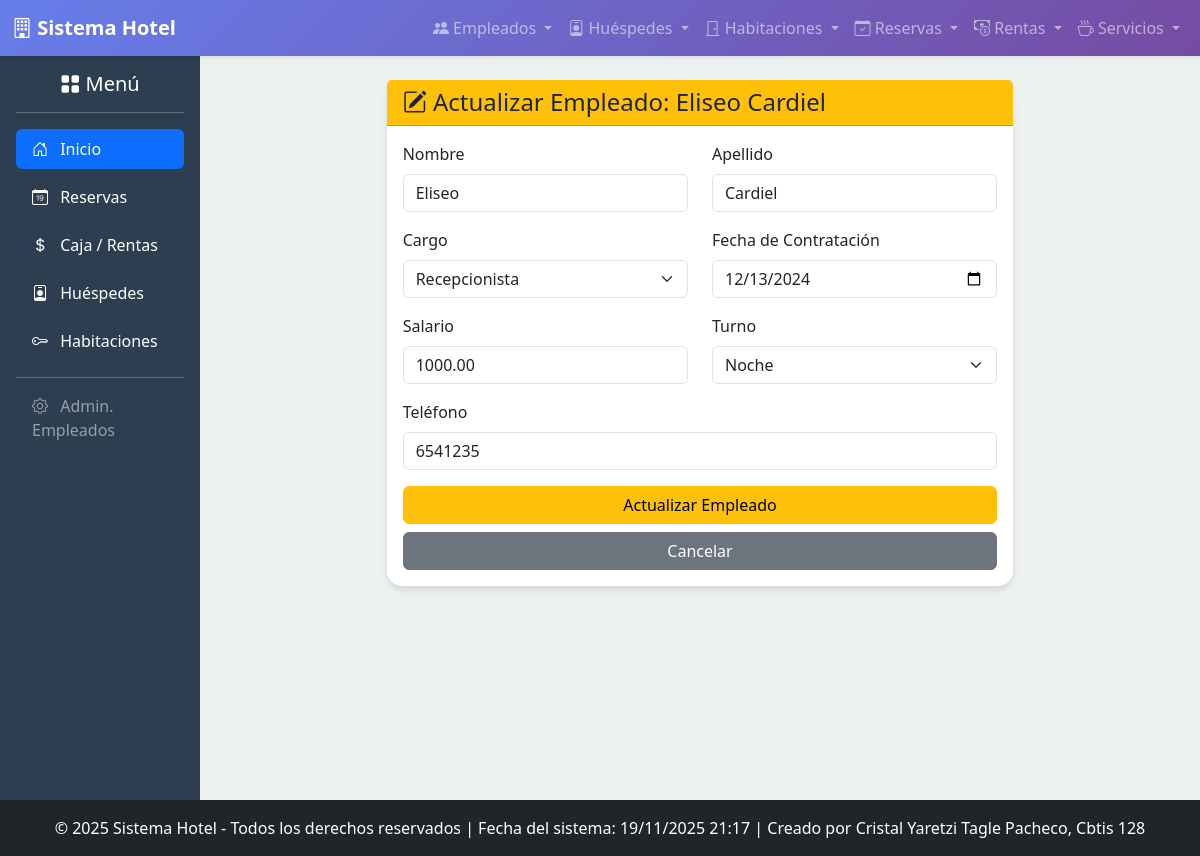
The app's page /empleados/actualizar/3/ with its own data.
### app_Hotel/models.py (models this page shows, shortened)
class Empleado(models.Model):
    CARGOS = (
        ('GER', 'Gerente'),
        ('REC', 'Recepcionista'),
        ('LIM', 'Personal de Limpieza'),
        ('OTR', 'Otro'),
    )
    TURNOS = (
        ('MAN', 'Mañana'),
        ('TAR', 'Tarde'),
        ('NOCH', 'Noche'),
    )
    nombre = models.CharField(max_length=100)
    apellido = models.CharField(max_length=100)
    cargo = models.CharField(max_length=3, choices=CARGOS, default='OTR')
    fecha_contratacion = models.DateField()
    salario = models.DecimalField(max_digits=10, decimal_places=2)
    turno = models.CharField(max_length=4, choices=TURNOS)
    telefono = models.CharField(max_length=15, unique=True)
    class Meta:
        verbose_name_plural = "Empleados"
        ordering = ['apellido']

### app_Hotel/views.py (the view, shortened to what this page needs)
# urls.py: path('empleados/actualizar/<int:empleado_id>/', views.realizar_actualizacion_empleados, name='realizar_actualizacion_empleados'),
def realizar_actualizacion_empleados(request, empleado_id):
    empleado = get_object_or_404(Empleado, id=empleado_id)
    return render(request, 'empleados/actualizar_empleados_form.html', {'empleado': empleado})

### app_Hotel/templates/empleados/actualizar_empleados_form.html (shortened to what this page needs)
{% extends 'base.html' %}
{% block content %}
<div class="row">
    <div class="col-md-8 mx-auto">
        <div class="card">
            <div class="card-header bg-warning text-dark">
                <h4 class="mb-0"><i class="bi bi-pencil-square"></i> Actualizar Empleado: {{ empleado.nombre }} {{ empleado.apellido }}</h4>
            </div>
            <div class="card-body">
                <form method="POST">
                    <div class="row">
                        <div class="col-md-6 mb-3">
                            <label class="form-label">Nombre</label>
                            <input type="text" class="form-control" name="nombre" value="{{ empleado.nombre }}" required>
                        </div>
                        <div class="col-md-6 mb-3">
                            <label class="form-label">Apellido</label>
                            <input type="text" class="form-control" name="apellido" value="{{ empleado.apellido }}" required>
                        </div>
                    </div>
                    <div class="row">
                        <div class="col-md-6 mb-3">
                            <label class="form-label">Cargo</label>
                            <select class="form-select" name="cargo" required>
                                <option value="REC" {% if empleado.cargo == 'REC' %}selected{% endif %}>Recepcionista</option>
                            </select>
                        </div>
                        <div class="col-md-6 mb-3">
                            <label class="form-label">Fecha de Contratación</label>
                            <input type="date" class="form-control" name="fecha_contratacion" value="{{ empleado.fecha_contratacion|date:'Y-m-d' }}" required>
                        </div>
                    </div>
                    <div class="row">
                        <div class="col-md-6 mb-3">
                            <label class="form-label">Salario</label>
                            <input type="number" step="0.01" class="form-control" name="salario" value="{{ empleado.salario }}" required>
                        </div>
                        <div class="col-md-6 mb-3">
                            <label class="form-label">Turno</label>
                            <select class="form-select" name="turno" required>
                                <option value="NOCH" {% if empleado.turno == 'NOCH' %}selected{% endif %}>Noche</option>
                            </select>
                        </div>
                    </div>
                    <div class="mb-3">
                        <label class="form-label">Teléfono</label>
                        <input type="text" class="form-control" name="telefono" value="{{ empleado.telefono }}" required>
                    </div>
                    <div class="d-grid gap-2">
                        <button type="submit" class="btn btn-warning">Actualizar Empleado</button>
                        <a href="{% url 'actualizar_empleados' %}" class="btn btn-secondary">Cancelar</a>
                    </div>
                </form>
            </div>
        </div>
    </div>
</div>
{% endblock %}

### app_Hotel/templates/base.html (style rules this page uses)
body { background-color: #f8f9fa; font-family: 'Segoe UI', Tahoma, Geneva, Verdana, sans-serif; }
.card { border: none; border-radius: 15px; box-shadow: 0 4px 6px rgba(0,0,0,0.1); transition: transform 0.3s ease; }

### records on screen
Empleado: nombre "Eliseo", apellido "Cardiel", cargo "Recepcionista", fecha_contratacion "12/13/2024", salario "1000.00", turno "Noche", telefono "6541235"
